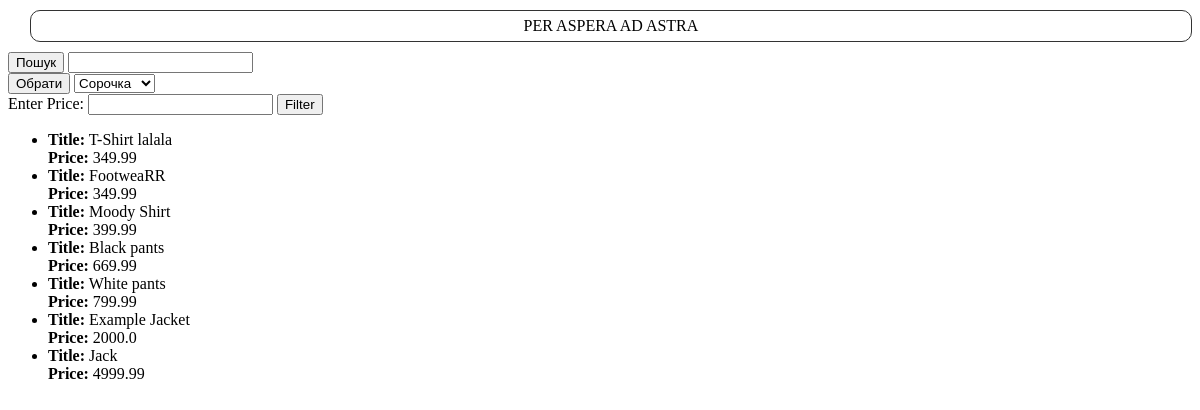
The page / on the database its author committed.
### tables this page shows
CREATE TABLE "products"
(
    product_id   INTEGER
        primary key autoincrement,
    seller_id    INTEGER
        constraint products
            references seller,
    title        TEXT,
    price        REAL,
    rating       INTEGER,
    rating_count INTEGER
, color TEXT);

### server.py (the view)
@app.route('/')
def index():
    cursor.execute('SELECT title, price FROM products ORDER BY price ASC')
    result = cursor.fetchall()
    return render_template('index.html', result=result)

### templates/index.html (shortened to what this page needs)
<!DOCTYPE html>
<html lang="en">
<head>
</head>
<body>
    <datails>
        <summary>PER ASPERA AD ASTRA</summary>
    </datails>
    <body>
        <form action="search" method="POST">
        <button onclick="changefont()">Пошук</button>
        <input type="text" name="query">
        </form>
        <form action="catalog" method="POST">
        <button onclick="changefont()">Обрати</button>
        <select name="clothes" id="clothesSelect">
            <option value="Shirt">Сорочка</option>
        </select>
        </form>
         <form action="/filter_price" method="GET" id="filterForm">
            <label for="price">Enter Price:</label>
            <input type="text" id="price" name="name" value="{{ price }}" required>
            <button type="submit">Filter</button>
         </form>
        {% if result %}
        <ul>
            {% for res in result %}
                <li>
                    <strong>Title:</strong> {{ res[0] }} <br>
                    <strong>Price:</strong> {{ res[1] }}
                </li>
            {% endfor %}
        </ul>
        {% else %}
            <p>No results found for your query.</p>
        {% endif %}
    </body>
    <html />

### templates/index.html (style rules this page uses)
summary { height: 30px; width: 98%; position: relative; left: 1%; border: 1px solid #333; margin: 10px; text-align: center; line-height: 30px; border-radius: 10px; background-color: white; }

### rows shown on the page
products: title "T-Shirt lalala", price "349.99"
products: title "FootweaRR", price "349.99"
products: title "Moody Shirt", price "399.99"
products: title "Black pants", price "669.99"
products: title "White pants", price "799.99"
products: title "Example Jacket", price "2000.0"
products: title "Jack", price "4999.99"
